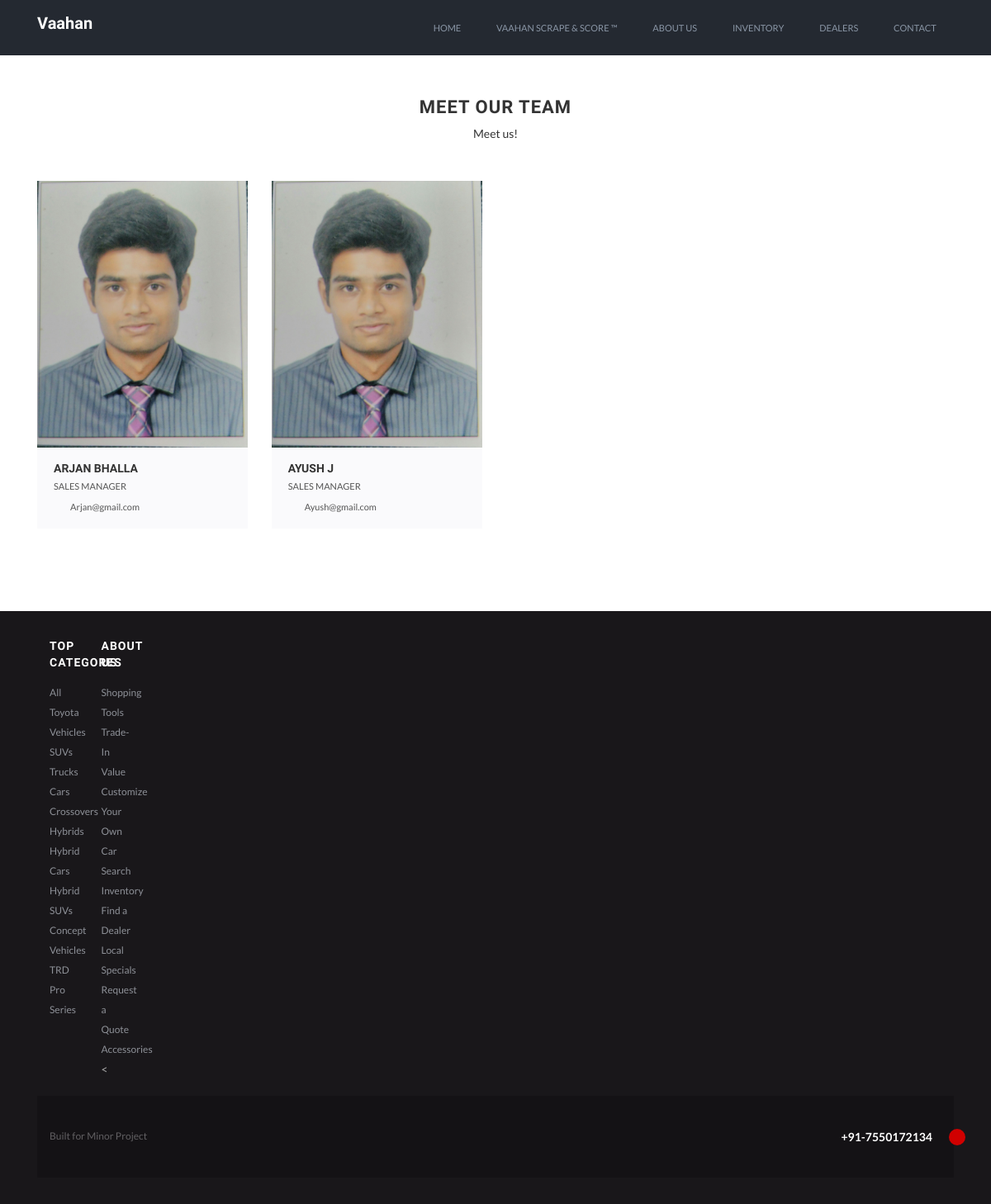
The app's page /dealers with its own data.
### dealers/models.py (models this page shows, shortened)
class Dealer(models.Model):
    name = models.CharField(max_length=50)
    picture = models.ImageField(upload_to='images')
    description = models.TextField()
    email = models.CharField(max_length=50)

### cars/views.py (the view)
# urls.py: path('dealers', views.dealers, name="dealers"),
def dealers(request):
    all_dealers = Dealer.objects.all()
    context = {
        'all_dealers':all_dealers
    }
    return render(request, 'dealers.html', context)

### templates/dealers.html (shortened to what this page needs)
{% extends 'base.html' %}
{% block content %}
<br><br>
<div class="page-section" style="margin-bottom:70px;">
  <div class="container">
    <div class="row">
      <div class="col-lg-12 col-md-12 col-sm-12 col-xs-12">
        <div class="section-title" style="text-align:center; color:#333333; margin-bottom:45px;">
          <h2 style="margin-bottom:5px; text-transform:uppercase !important;">Meet Our Team</h2>
          <p>Meet us!</p>
        </div>
      </div>
      {% for dealer in all_dealers %}
      <div class="col-lg-3 col-md-3 col-sm-6 col-xs-12">
        <div class="cs-team">
          <div class="cs-media">
            <figure><a href="#"><img src="{{ dealer.picture.url }}" alt="" /></a></figure>
          </div>
          <div class="cs-text">
            <h6><a href="#">{{ dealer.name }}</a></h6>
            <span>{{ dealer.description }} </span> <em>{{ dealer.email }}</em> </div>
        </div>
      </div>
      {% endfor %}
    </div>
  </div>
</div>
{% endblock content %}

### static_in_project/assets/css/color.css (style rules this page uses)
body, .main-section p, .mce-content-body p { font: Normal 14px/24px "Lato", sans-serif; letter-spacing: 0px; text-transform: none; color: #A9A9A9; }
h2, h2 a { font: 700 Normal 22px/30px "Raleway", sans-serif !important; letter-spacing: 1px !important; text-transform: uppercase !important; color: #333333 !important; }
h6, h6 a { font: 700 Normal 14px/20px "Raleway", sans-serif !important; letter-spacing: 0px !important; text-transform: capitalize !important; color: #333333 !important; }

### records on screen
Dealer: picture (picture), name "ARJAN BHALLA", description "SALES MANAGER", email "Arjan@gmail.com"
Dealer: picture (picture), name "AYUSH J", description "SALES MANAGER", email "Ayush@gmail.com"
